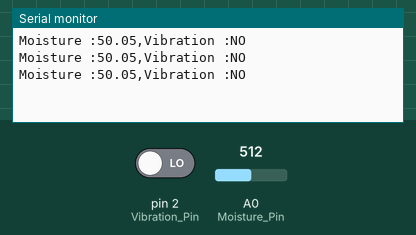
This sketch was run on a simulated Arduino Uno, built with avr-gcc and run on an emulated ATmega328P. Parts: the last lines printed to the serial monitor. The test bench sets the inputs (shaded band); at power-on: pin 2 (Vibration_Pin) LOW, A0 (Moisture_Pin) = 512.

Above: at 1.3 s.
1.4 s: pin 2 (Vibration_Pin) driven HIGH
At 1.9 s:
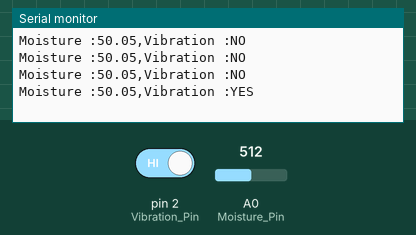
3.5 s: A0 (Moisture_Pin) set to 716
At 3.9 s:
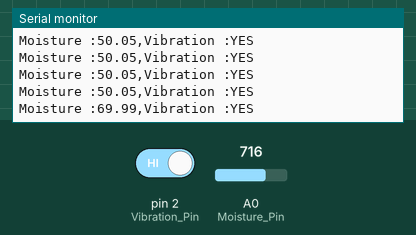
5.0 s: A0 (Moisture_Pin) set to 900
At 5.4 s:
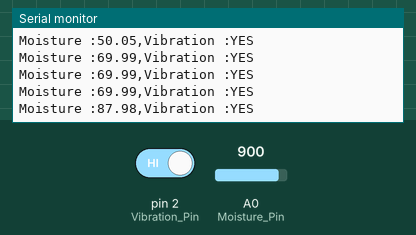
6.5 s: pin 2 (Vibration_Pin) driven LOW
At 6.9 s:
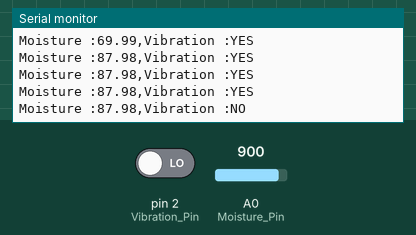
Timing chart, 0 to 9.0 s (numbered marks = the images above; inputs shaded):
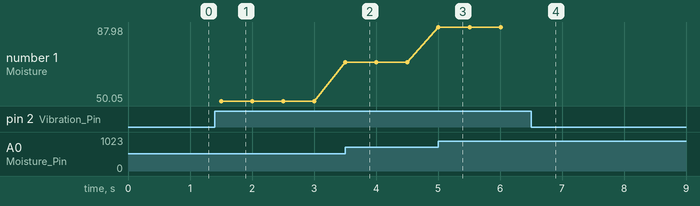

The sketch:

sketch_jun24b.ino
```cpp
#define Moisture_Pin A0
#define Vibration_Pin 2

void setup() {

pinMode (Moisture_Pin, INPUT);
pinMode (Vibration_Pin, INPUT);

Serial.begin(9600);
}
void loop()
{
float Moisture_Value = 0;
String Vibration = "NO";

float temp = analogRead (Moisture_Pin);
Moisture_Value = (temp/1023)*100;

if(digitalRead (Vibration_Pin))
  Vibration = "YES";

Serial.println("Moisture :"+String (Moisture_Value) +",Vibration :"+ Vibration);

delay(500);
}
```

Measured:
- after the input at 1.4 s, the serial monitor: prints a new line after 0.10 s (image 1)
- after the input at 3.5 s, the serial monitor: prints a new line at once (image 2)
- after the input at 5.0 s, the serial monitor: prints a new line at once (image 3)
- after the input at 6.5 s, the serial monitor: prints a new line at once (image 4)
- plotted number 1: 50.05 → 69.99 after the input at 3.5 s, 69.99 → 87.98 after the input at 5.0 s
